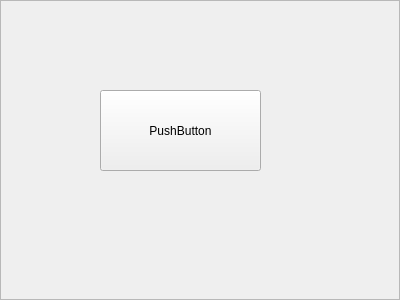
<?xml version="1.0" encoding="UTF-8"?>
<ui version="4.0">
 <class>HomeWidget</class>
 <widget class="QWidget" name="HomeWidget">
  <property name="geometry">
   <rect>
    <x>0</x>
    <y>0</y>
    <width>400</width>
    <height>300</height>
   </rect>
  </property>
  <property name="windowTitle">
   <string>Form</string>
  </property>
  <widget class="QFrame" name="frame">
   <property name="geometry">
    <rect>
     <x>0</x>
     <y>0</y>
     <width>400</width>
     <height>300</height>
    </rect>
   </property>
   <property name="frameShape">
    <enum>QFrame::StyledPanel</enum>
   </property>
   <property name="frameShadow">
    <enum>QFrame::Raised</enum>
   </property>
   <widget class="QPushButton" name="pushButton">
    <property name="geometry">
     <rect>
      <x>100</x>
      <y>90</y>
      <width>161</width>
      <height>81</height>
     </rect>
    </property>
    <property name="text">
     <string>PushButton</string>
    </property>
   </widget>
  </widget>
 </widget>
 <resources/>
 <connections/>
</ui>
